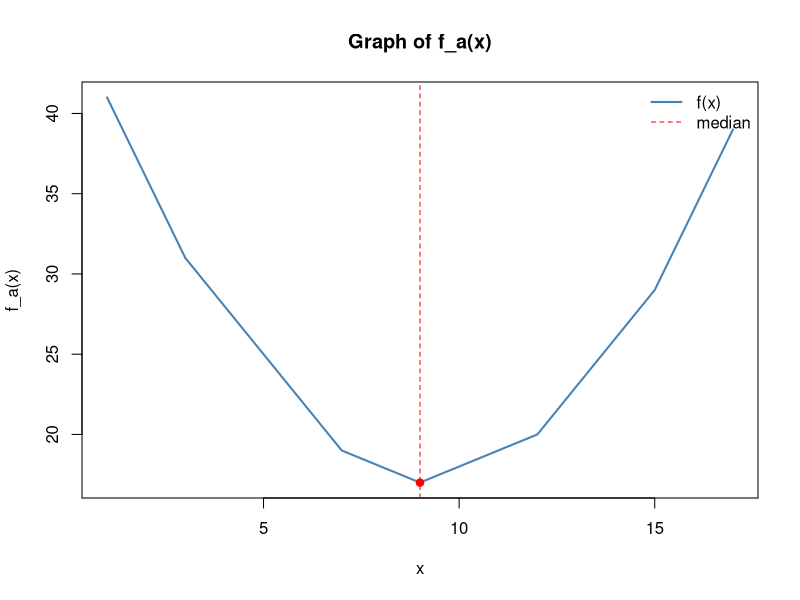
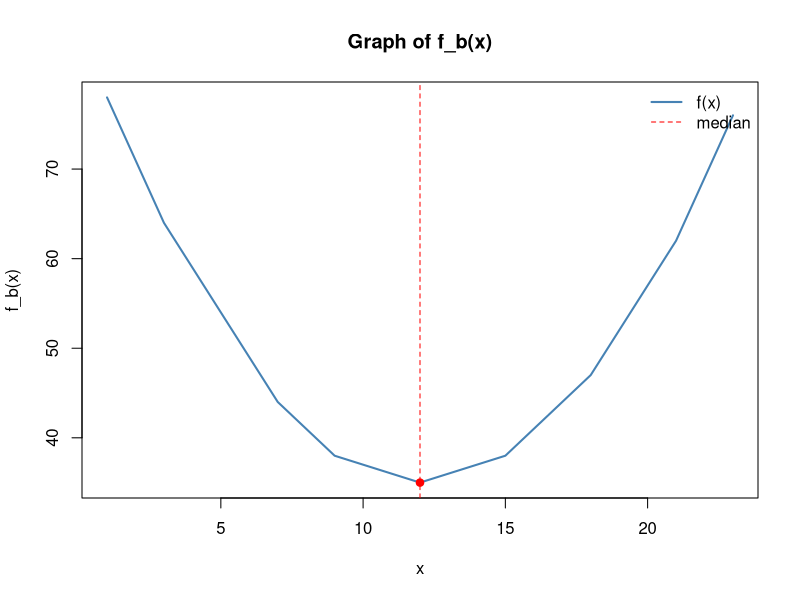

Reproduce these figures in R, in order.
## ---- chunk 1
# Implement the iteration algorithm to find the exact number
cos_fixed_point <- function(starting_value, tol = 1e-12) {
  # init the variables used
  x <- starting_value
  counter <- 0
  
  # tolerance measured as the change in x from an additional step
  while(abs(cos(x) - x) > tol){
    x <- cos(x)
    counter <- counter+1
  }
  # we are interested in both the fixed point itself and the number of steps 
  # we needed to get to it
  return(list(fixed_point = x, iterations = counter))
}

x_star <- cos_fixed_point(0.5)$fixed_point
cos_fixed_point(0.5)$iterations
## ---- chunk 2

digits_needed <- function(starting_value, d, x_star) {
  # init the variables used
  x <- starting_value
  counter <- 0
  
  # to be correct to d decimal places, the number can be off by at most half 
  # of the last digit
  while(abs(x - x_star) > 0.5 * 10^(-d)) {
    x <- cos(x)
    counter <- counter + 1
  }
  counter
}

cat("Iterations needed with starting value 0.5 for",
    "\n2 digits ->", digits_needed(0.5, 2, x_star),
    "\n3 digits ->", digits_needed(0.5, 3, x_star),
    "\n4 digits ->", digits_needed(0.5, 4, x_star)
)
## ---- chunk 3
cat("Iterations needed with starting value 0.0 for",
    "\n2 digits ->", digits_needed(0.0, 2, x_star),
    "\n3 digits ->", digits_needed(0.0, 3, x_star),
    "\n4 digits ->", digits_needed(0.0, 4, x_star)
)

cat("Iterations needed with starting value 0.7 for",
    "\n2 digits ->", digits_needed(0.7, 2, x_star),
    "\n3 digits ->", digits_needed(0.7, 3, x_star),
    "\n4 digits ->", digits_needed(0.7, 4, x_star)
)
## ---- chunk 4
# We write a function that outputs f(x) given the data values
construct_f <- function(x_vector) {
  # we vectorize the function so that we can directly pass a vector of x values
  # and the function will make f evaluate each element of such vector separately
  Vectorize(function(x) {
    sum(abs(x - x_vector))
  }
  )
}

data_a <- c(3, 7, 9, 12, 15)
f_a <- construct_f(data_a)
## ---- chunk 5
x_values <- seq(min(data_a) - 2, max(data_a) + 2, by = 0.05)
y_values <- f_a(x_values)

plot(x_values, y_values, type = "l", lwd = 2, col = "steelblue",
     xlab = "x", ylab = "f_a(x)",
     main = "Graph of f_a(x)")

abline(v = median(data_a), lty = 2, col = "red")             # median
points(median(data_a), f_a(median(data_a)), pch = 19, col = "red")  # minimum
legend("topright", legend = c("f(x)", "median"),
       col = c("steelblue", "red"), lty = c(1, 2), lwd = c(2, 1), bty = "n")
## ---- chunk 6
opt_a <- optimize(f_a, interval = c(-100, 100), maximum = FALSE, tol = 1e-12)

cat("Median         =", median(data_a),
    "\nNumerical min  =", opt_a$minimum)
## ---- chunk 7
data_b <- c(3, 7, 9, 12, 15, 18, 21)
f_b <- construct_f(data_b)

x_values <- seq(min(data_b) - 2, max(data_b) + 2, by = 0.05)
y_values <- f_b(x_values)

plot(x_values, y_values, type = "l", lwd = 2, col = "steelblue",
     xlab = "x", ylab = "f_b(x)",
     main = "Graph of f_b(x)")

abline(v = median(data_b), lty = 2, col = "red")             # median
points(median(data_b), f_b(median(data_b)), pch = 19, col = "red")  # minimum
legend("topright", legend = c("f(x)", "median"),
       col = c("steelblue", "red"), lty = c(1, 2), lwd = c(2, 1), bty = "n")


opt_b <- optimize(f_b, interval = c(-100, 100), maximum = FALSE, tol = 1e-12)
cat("Median         =", median(data_b),
    "\nNumerical min  =", opt_b$minimum)
